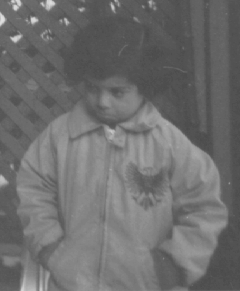
%> input picture TuXiang/pout.tif, 240 x 291 px
$ octave sy2_4.m   (GNU Octave 9; MATLAB toolbox functions it lacks are replaced by stand-ins)
%> lines starting %> are read from the running program, lines starting %| are printed output that depends on the picture
% 读取图像
img = imread('C:\Users\Ava\Desktop\TuXiang\pout.tif');
%> img is the input picture: size 291x240 uint8; min 74, max 224, mean 110.3

% 将图像转换为 double 类型以便数学处理
img_double = double(img);

% 自定义直方图均衡化函数
function eq_img = my_histeq(img)
    % 获取图像的大小
    [rows, cols] = size(img);
%> rows = 291; cols = 240

    % 计算图像的直方图
    histogram = zeros(1, 256);
    for i = 1:rows
        for j = 1:cols
            pixel_value = img(i, j) + 1; % 灰度值从1到256
            histogram(pixel_value) = histogram(pixel_value) + 1;
        end
    end
%> after the loop, histogram = 256 values, max 3628 at index 83, min 0 at index 1, mean 272.8

    % 计算累积分布函数 (CDF)
    cdf = cumsum(histogram) / (rows * cols);
%> cdf = 256 values from 0 to 1

    % 根据累积分布函数映射新的灰度值
    eq_img = uint8(255 * cdf(img + 1)); % CDF映射后的图像
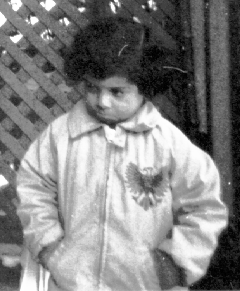
%> eq_img: size 291x240 uint8; min 0, max 255, mean 130.4
end

% 使用自定义函数进行直方图均衡化
eq_img_custom = my_histeq(img);

% 使用 MATLAB 的内置函数 histeq 进行直方图均衡化
eq_img_matlab = histeq(img);

% 显示结果
figure;

% 原始图像
subplot(2, 3, 1);
imshow(img);
title('原始图像');

% 使用自定义函数均衡化的图像
subplot(2, 3, 2);
imshow(eq_img_custom);
title('自定义均衡化图像');

% 使用 MATLAB 函数均衡化的图像
subplot(2, 3, 3);
imshow(eq_img_matlab);
title('MATLAB histeq 图像');

% 原始图像的灰度直方图
subplot(2, 3, 4);
imhist(img);
title('原始图像直方图');

% 自定义均衡化后图像的灰度直方图
subplot(2, 3, 5);
imhist(eq_img_custom);
title('自定义均衡化直方图');

% MATLAB 函数均衡化后图像的灰度直方图
subplot(2, 3, 6);
imhist(eq_img_matlab);
title('MATLAB histeq 直方图');
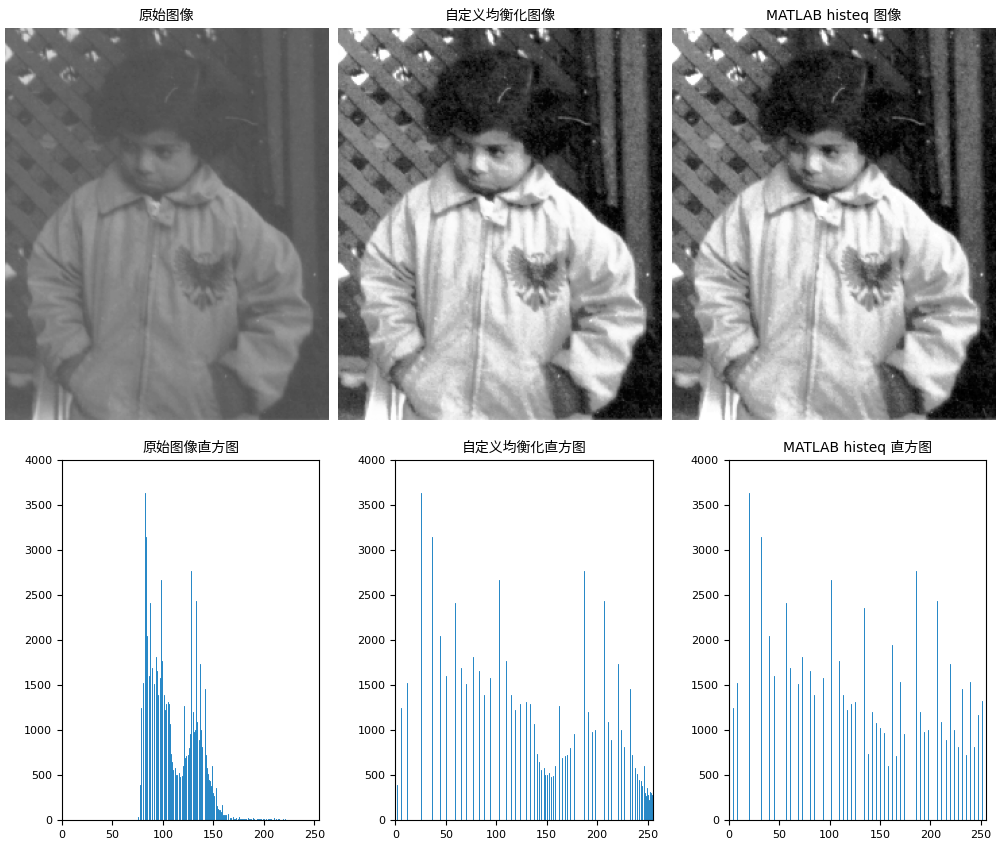
%> figure redrawn from the program's plot data, 6 panels

$ run again, with TuXiang/iris.tif copied over TuXiang/pout.tif
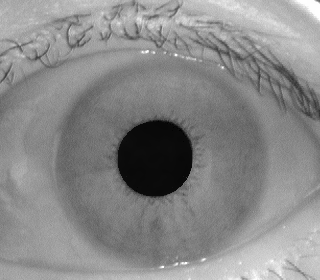
%> input picture TuXiang/iris.tif, 320 x 280 px
%> img is the input picture: size 280x320 uint8; min 0, max 255, mean 136.7
%> after the loop in my_histeq, `for i = 1:rows`: histogram = 256 values, max 1886 at index 11, min 0 at index 6, mean 350
%> cdf = 256 values from 2.23e-05 to 1
%> in my_histeq, `eq_img = uint8(255 * cdf(img + 1));`:
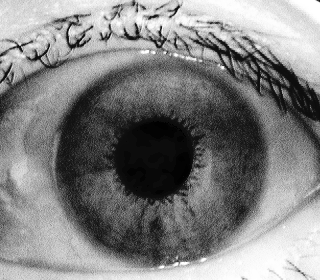
%> eq_img: size 280x320 uint8; min 0, max 255, mean 128.8
